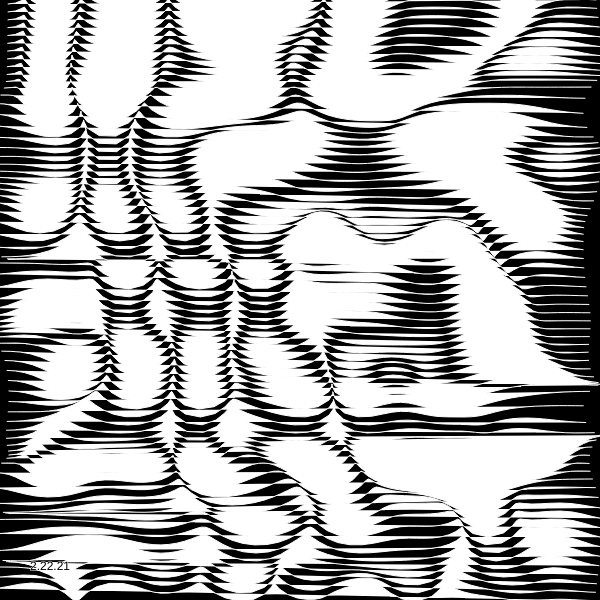
Frame 1 (no input)
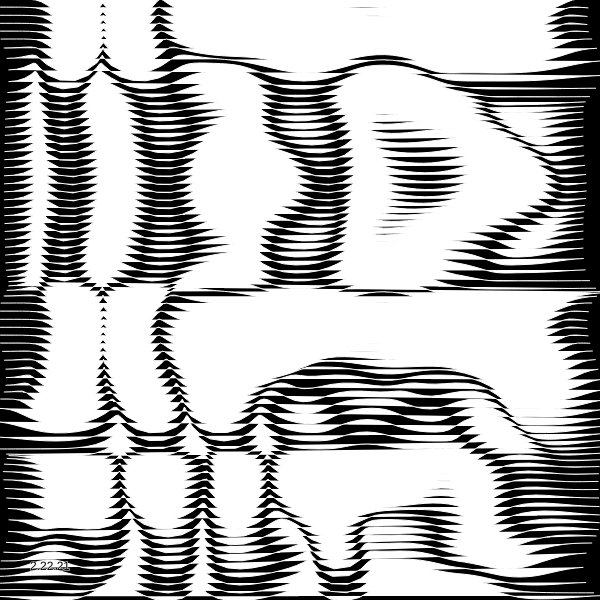
Frame 60 (no input)
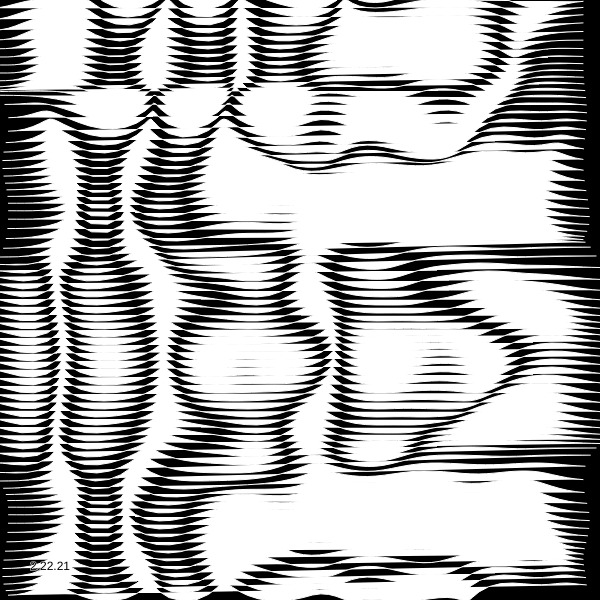
Frame 120 (the mouse pressed at the canvas centre since frame 60)

The p5.js sketch that drew these frames (run headless with seeded random() and noise() and a simulated clock; from frame 60 on, the mouse is pressed at the canvas centre):

// p5.js sketch
// ── sketch.js



function setup () {
    var canvas;
    if(windowWidth>=600 && windowHeight >=600){
      canvas = createCanvas(600, 600);
    }
    else{
      canvas = createCanvas(windowWidth, windowHeight - 100);
    }

    var x = (windowWidth - width) / 2;
    var y = (windowHeight - height) / 2;

    canvas.position(x, y);

    background(0);

}

var t = 0;
function draw() {

    background(0);

  stroke(255)
  fill(255)

  k=map(sin(t+=.005),-1,1,99,50)

  for(y=0; y<width; y+=8,endShape()){
    for(beginShape(),x=0; x<width; x+=8){
      vertex(cos(d=noise(x/width,y/width-t)*k)*9+x,sin(d)*9+y);
    }
  }

  fill(0)
  text("2.22.21", 30, height-30)
}
